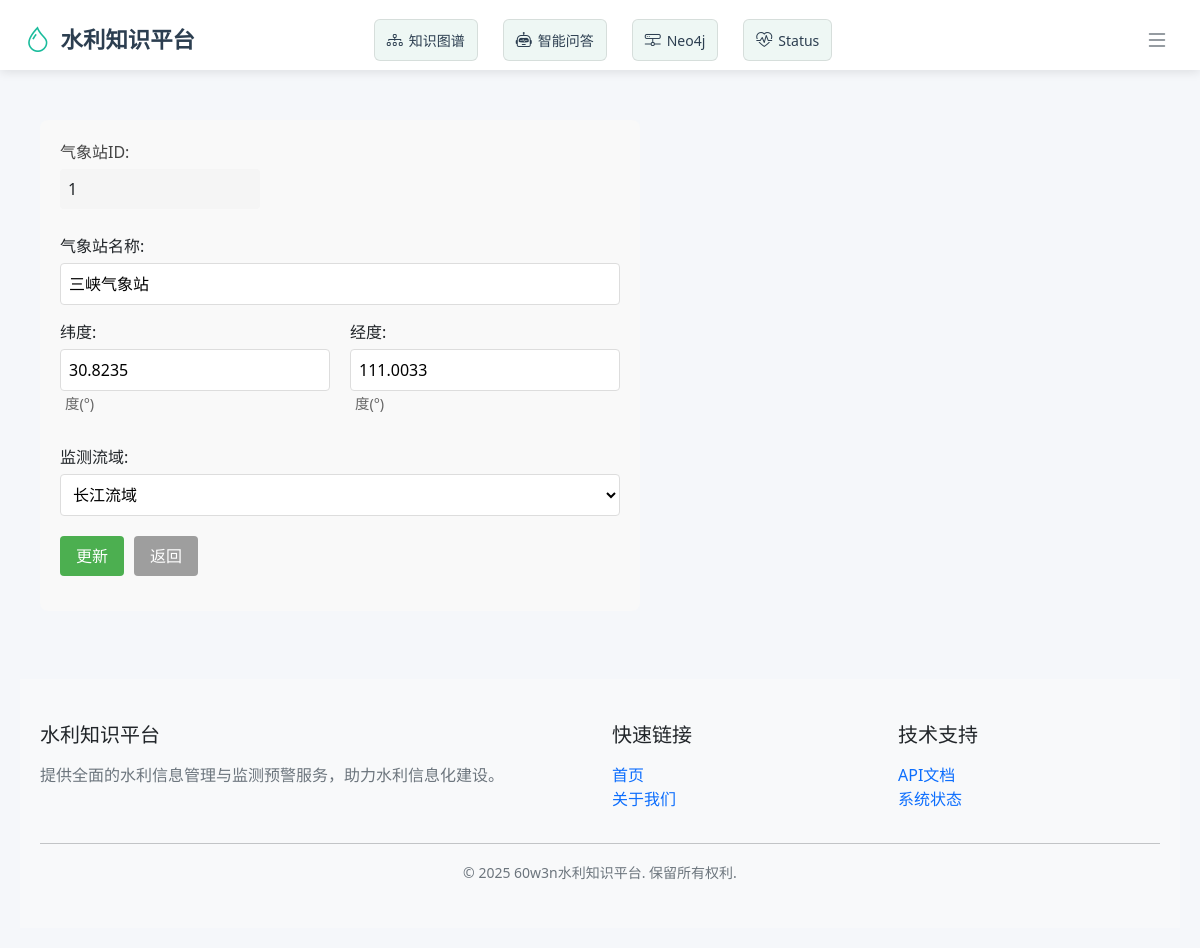
/stations/1/edit, run on the app's committed database.
### app/models.py (models this page shows, shortened)
class WeatherStation(db.Model):
    __tablename__ = 'weather_stations'
    station_id = db.Column(db.Integer, primary_key=True)
    name = db.Column(db.String(255), nullable=False)
    latitude = db.Column(db.Float, nullable=False)
    longitude = db.Column(db.Float, nullable=False)
    basin_id = db.Column(db.Integer, db.ForeignKey('basins.basin_id'), nullable=False)
    created_at = db.Column(db.DateTime, default=datetime.utcnow)  # 新增字段
    basin = db.relationship('Basin', back_populates='weather_stations')

class Basin(db.Model):
    __tablename__ = 'basins'
    basin_id = db.Column(db.Integer, primary_key=True)
    name = db.Column(db.String(255), nullable=False)
    area = db.Column(db.Float, nullable=False)
    region = db.Column(db.String(255), nullable=False)
    created_at = db.Column(db.DateTime, default=datetime.utcnow)  # 新增字段
    created_at = db.Column(db.DateTime, default=datetime.utcnow)  # 新增字段
    rivers = db.relationship('River', back_populates='basin', cascade='all, delete-orphan')
    weather_stations = db.relationship('WeatherStation', back_populates='basin', cascade='all, delete-orphan')

### app/routes/stations.py (the view, shortened to what this page needs)
@stations_bp.route('/<int:station_id>/edit', methods=['GET', 'POST'])
def edit_station(station_id):
    station = WeatherStation.query.get_or_404(station_id)
    related = get_related_objects()
    return render_template('stations/edit.html', station=station, **related)

### app/routes/stations.py (called while the page is built)
def get_related_objects():
    return {
        'basins': Basin.query.all(),
        'rivers': River.query.all(),
        'reservoirs': Reservoir.query.all()
    }

### app/templates/stations/edit.html (shortened to what this page needs)
{% extends "base.html" %}
{% block content %}
    <form method="post" class="data-form">
        <div class="readonly-field">
            <span class="detail-label">气象站ID:</span>
            <span class="detail-value">{{ station.station_id }}</span>
        </div>
        <div class="form-group">
            <label for="name">气象站名称:</label>
            <input type="text" id="name" name="name" value="{{ station.name }}" required>
        </div>
        <div class="form-row">
            <div class="form-group">
                <label for="latitude">纬度:</label>
                <input type="number" id="latitude" name="latitude"
                       value="{{ station.latitude }}" step="0.0001" min="-90" max="90" required>
                <span class="unit">度(°)</span>
            </div>
            <div class="form-group">
                <label for="longitude">经度:</label>
                <input type="number" id="longitude" name="longitude"
                       value="{{ station.longitude }}" step="0.0001" min="-180" max="180" required>
                <span class="unit">度(°)</span>
            </div>
        </div>
        <div class="form-group">
            <label for="basin_id">监测流域:</label>
            <select id="basin_id" name="basin_id" required>
                {% for basin in basins %}
                    <option value="{{ basin.basin_id }}"
                            {% if basin.basin_id == station.basin_id %}selected{% endif %}>
                        {{ basin.name }}
                    </option>
                {% endfor %}
            </select>
        </div>
        <div class="form-actions">
            <button type="submit" class="btn-submit">更新</button>
            <a href="{{ url_for('station.list_stations') }}" class="btn-cancel">返回</a>
        </div>
    </form>
{% endblock %}

### app/static/style.css (style rules this page uses)
body { font-family: Arial, sans-serif; line-height: 1.6; margin: 0; padding: 20px; color: #333; }
form div { margin-bottom: 15px; }
label { display: inline-block; width: 120px; font-weight: bold; }
input[type="text"], input[type="number"], select { padding: 8px; width: 300px; border: 1px solid #ddd; border-radius: 4px; }
button, .btn { padding: 8px 15px; background: #007bff; color: white; border: none; border-radius: 4px; cursor: pointer; text-decoration: none; }
.data-form { max-width: 600px; background: #f9f9f9; padding: 20px; border-radius: 8px; }
.form-group { margin-bottom: 15px; }
.form-group label { display: block; margin-bottom: 5px; font-weight: 500; }
.form-group input { width: 100%; padding: 8px; border: 1px solid #ddd; border-radius: 4px; }
.form-actions { margin-top: 20px; display: flex; gap: 10px; }
.btn-submit { background-color: #4caf50; color: white; padding: 8px 16px; border: none; border-radius: 4px; cursor: pointer; }
.btn-cancel { background-color: #9e9e9e; color: white; padding: 8px 16px; border-radius: 4px; text-decoration: none; }
select { padding: 8px; width: 100%; border: 1px solid #ddd; border-radius: 4px; background-color: white; }
.detail-label { font-weight: 500; color: #444; }
.detail-value { padding: 8px; background: #f5f5f5; border-radius: 4px; margin-bottom: 10px; display: block; }
.form-row { display: flex; gap: 20px; margin-bottom: 15px; }
.form-row .form-group { flex: 1; }
.readonly-field { margin-bottom: 15px; }
.readonly-field .detail-label { display: block; margin-bottom: 5px; font-weight: 500; }
.readonly-field .detail-value { padding: 8px; background: #f5f5f5; border-radius: 4px; display: inline-block; min-width: 200px; }
.unit { margin-left: 5px; color: #666; font-size: 0.9em; }

### data on the page
WeatherStation: station_id "1", name "三峡气象站", latitude "30.8235", longitude "111.0033", basin_id "长江流域"
